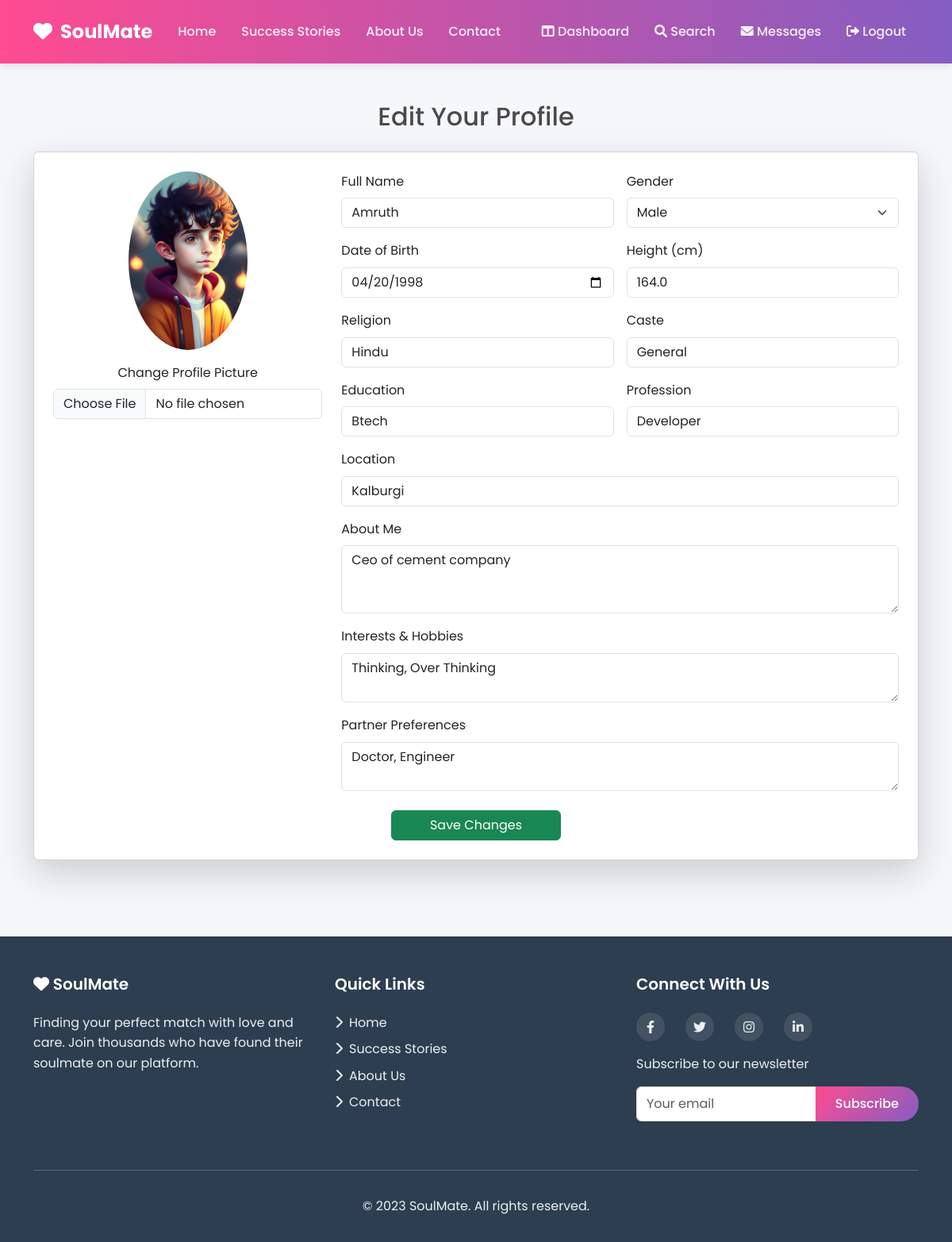
/edit_profile (signed in), run on the app's committed database.
### app.py (models this page shows)
class Profile(db.Model):
    id = db.Column(db.Integer, primary_key=True)
    user_id = db.Column(db.Integer, db.ForeignKey('user.id'), nullable=False)
    full_name = db.Column(db.String(100), nullable=False)
    gender = db.Column(db.String(10), nullable=False)
    dob = db.Column(db.Date, nullable=False)
    height = db.Column(db.Float)
    religion = db.Column(db.String(50))
    caste = db.Column(db.String(50))
    education = db.Column(db.String(100))
    profession = db.Column(db.String(100))
    location = db.Column(db.String(100))
    about = db.Column(db.Text)
    profile_pic = db.Column(db.String(200))
    interests = db.Column(db.Text)
    partner_preferences = db.Column(db.Text)

### app.py (the view, shortened to what this page needs)
@app.route('/edit_profile', methods=['GET', 'POST'])
def edit_profile():
    if 'user_id' not in session:
        return redirect(url_for('login'))
    user = User.query.get(session['user_id'])
    profile = user.profile
    if not profile:
        return redirect(url_for('create_profile'))
    return render_template('edit_profile.html', profile=profile)

### templates/edit_profile.html (shortened to what this page needs)
{% extends 'base.html' %}
{% block content %}
<section class="edit-profile-section py-5">
    <div class="container">
        <h2 class="text-center mb-4">Edit Your Profile</h2>
        <form method="POST" enctype="multipart/form-data" class="card shadow-lg p-4">
            <div class="row g-4">
                <div class="col-md-4 text-center">
                    <div class="profile-pic-preview mb-3">
                        {% if profile.profile_pic %}
                            <img src="{{ url_for('static', filename='uploads/' + profile.profile_pic) }}" alt="Profile Picture" class="img-fluid rounded-circle" width="150">
                        {% else %}
                            <img src="{{ url_for('static', filename='images/default-avatar.png') }}" alt="Default" class="img-fluid rounded-circle" width="150">
                        {% endif %}
                    </div>
                    <div class="mb-3">
                        <label for="profile_pic" class="form-label">Change Profile Picture</label>
                        <input class="form-control" type="file" name="profile_pic">
                    </div>
                </div>
                <div class="col-md-8">
                    <div class="row g-3">
                        <div class="col-md-6">
                            <label for="full_name" class="form-label">Full Name</label>
                            <input type="text" name="full_name" class="form-control" value="{{ profile.full_name }}">
                        </div>
                        <div class="col-md-6">
                            <label for="gender" class="form-label">Gender</label>
                            <select name="gender" class="form-select">
                                <option value="Male" {% if profile.gender == 'Male' %}selected{% endif %}>Male</option>
                            </select>
                        </div>
                        <div class="col-md-6">
                            <label for="dob" class="form-label">Date of Birth</label>
                            <input type="date" name="dob" class="form-control" value="{{ profile.dob.strftime('%Y-%m-%d') if profile.dob }}">
                        </div>
                        <div class="col-md-6">
                            <label for="height" class="form-label">Height (cm)</label>
                            <input type="number" step="0.1" name="height" class="form-control" value="{{ profile.height }}">
                        </div>
                        <div class="col-md-6">
                            <label for="religion" class="form-label">Religion</label>
                            <input type="text" name="religion" class="form-control" value="{{ profile.religion }}">
                        </div>
                        <div class="col-md-6">
                            <label for="caste" class="form-label">Caste</label>
                            <input type="text" name="caste" class="form-control" value="{{ profile.caste }}">
                        </div>
                        <div class="col-md-6">
                            <label for="education" class="form-label">Education</label>
                            <input type="text" name="education" class="form-control" value="{{ profile.education }}">
                        </div>
                        <div class="col-md-6">
                            <label for="profession" class="form-label">Profession</label>
                            <input type="text" name="profession" class="form-control" value="{{ profile.profession }}">
                        </div>
                        <div class="col-12">
                            <label for="location" class="form-label">Location</label>
                            <input type="text" name="location" class="form-control" value="{{ profile.location }}">
                        </div>
                        <div class="col-12">
                            <label for="about" class="form-label">About Me</label>
                            <textarea name="about" rows="3" class="form-control">{{ profile.about }}</textarea>
                        </div>
                        <div class="col-12">
                            <label for="interests" class="form-label">Interests & Hobbies</label>
                            <textarea name="interests" rows="2" class="form-control">{{ profile.interests }}</textarea>
                        </div>
                        <div class="col-12">
                            <label for="partner_preferences" class="form-label">Partner Preferences</label>
                            <textarea name="partner_preferences" rows="2" class="form-control">{{ profile.partner_preferences }}</textarea>
                        </div>
                    </div>
                </div>
            </div>
            <div class="mt-4 text-center">
                <button type="submit" class="btn btn-success px-5">Save Changes</button>
            </div>
        </form>
    </div>
</section>
{% endblock %}

### static/css/style.css (style rules this page uses)
:root { --primary-color: #e83e8c; --secondary-color: #6f42c1; --accent-color: #fd7e14; --light-pink: #fce4ec; --dark-pink: #d81b60; --light-purple: #f3e5f5; --text-color: #333; --light-text: #f8f9fa; --border-radius: 10px; --box-shadow: 0 5px 15px rgba(0, 0, 0, 0.1); }
body { font-family: 'Poppins', sans-serif; color: var(--text-color); background-color: #f9f9f9; line-height: 1.6; }

### templates/base.html (style rules this page uses)
:root { --primary-color: #FF4B91; --secondary-color: #845EC2; --light-color: #f8f9fa; --dark-color: #212529; --success-color: #28a745; --danger-color: #dc3545; --warning-color: #ffc107; --info-color: #17a2b8; }
body { font-family: 'Poppins', sans-serif; background-color: #f5f7fa; color: #4a4a4a; }

### data on the page
Profile: profile_pic (picture), full_name "Amruth", gender "Male", dob "04/20/1998", height "164.0", religion "Hindu", caste "General", education "Btech", profession "Developer", location "Kalburgi", about "Ceo of cement company", interests "Thinking, Over Thinking", partner_preferences "Doctor, Engineer"
